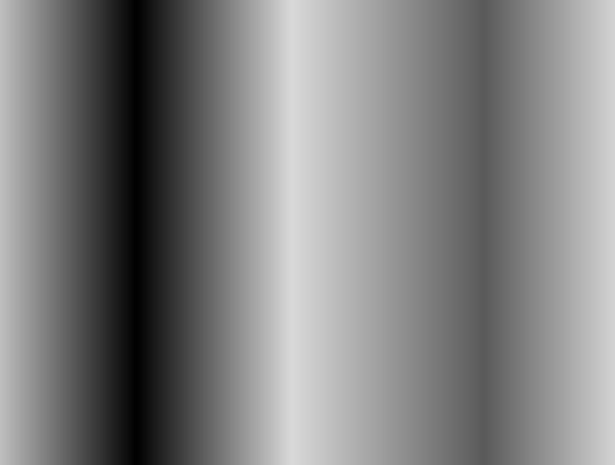
#> input picture GRAY.jpg, 615 x 465 px
$ python '05_미분,변곡점.py'
#> lines starting #> are read from the running program, lines starting #| are printed output that depends on the picture
import numpy as np
import matplotlib.pyplot as plt
import cv2

def masks(vec):
    d = np.diff(vec)
    dd = np.diff(d)
    # mask = ((d[:-1] != 0) & (d[:-1] == -dd))
    mask = (d[:-1] == 0)
    # print(to_mask)
    return mask

Img = cv2.imread("GRAY.jpg")
#> Img is the input picture: shape (465, 615, 3); min 1, max 216, mean 128.4
dst = cv2.cvtColor(Img, cv2.COLOR_BGR2GRAY)
vec = np.average(dst,axis=0) # 세로축으로 합계
#> vec = 615 values, max 216 at index 291, min 1 at index 134, mean 128.4

mask = masks(vec) # 마스크 생성
#> in masks, `d = np.diff(vec)`: d = 614 values, max 3 at index 183, min -3 at index 46, mean 0.0326
#> in masks, `dd = np.diff(d)`: dd = 613 values, max 4 at index 133, min -3 at index 58, mean 0.00326
value = vec[1:-1][mask]
#> value = 126 values, max 216 at index 35, min 9 at index 16, mean 139.8
index = [i for i, value in enumerate(mask) if value == True]
#> index = 126 values from 7 to 612
print(index)
#> (printed output is left out)

# point = apply_mask(to_mask,vec)
# print(point)
# print(apply_mask(to_mask,vec))

plt.figure(figsize=(12,6))
plt.plot(vec)
plt.plot(index,value)
plt.show()
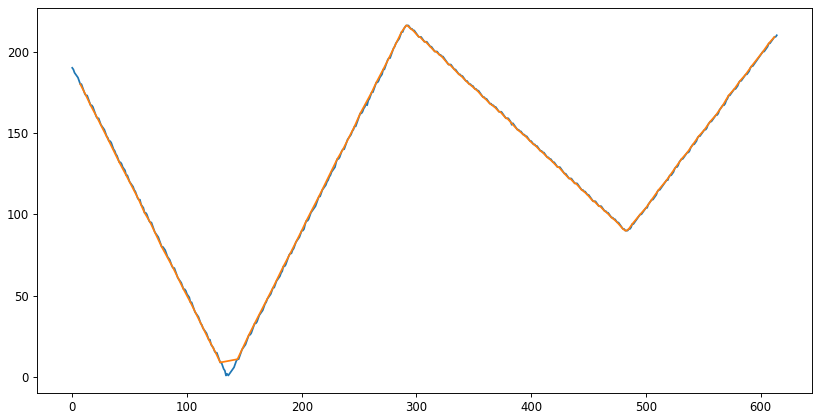
#> figure drawn by matplotlib, 1 panel; curve peaks at x = 291, y = 216; curve peaks at x = 291, y = 216
print("완료")
